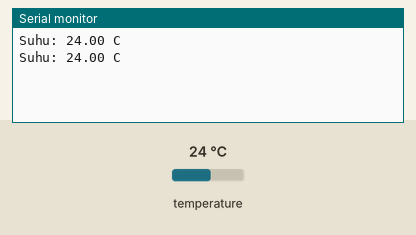
The sketch below on a simulated Arduino Uno, built with avr-gcc and run on an emulated ATmega328P. Parts: the last lines printed to the serial monitor. The inputs (shaded band) are chosen by the test bench; at power-on: temperature 24 °C.

Above: at 3.3 s.
3.4 s: temperature set to 12 °C
At 5.5 s:
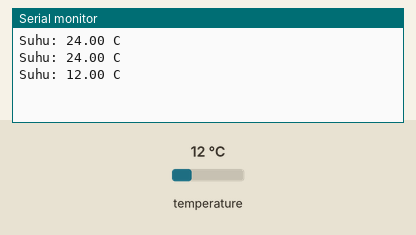
5.9 s: temperature set to 19 °C
At 6.7 s:
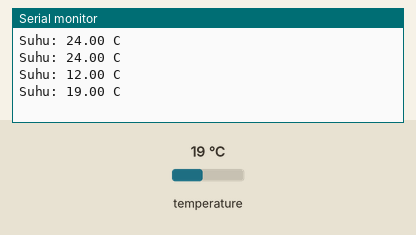
Timing chart, 0 to 8.9 s (numbered marks = the images above; inputs shaded):
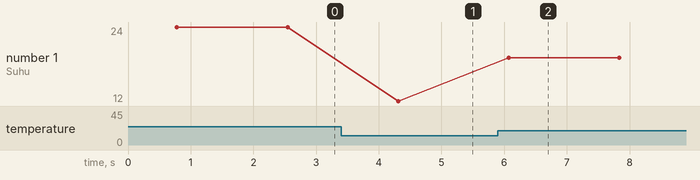

The sketch:

01_Baca_Suhu_Air.ino
```cpp
#include <OneWire.h>
#include <DallasTemperature.h>

const int ONE_WIRE_BUS = 2;
OneWire oneWire(ONE_WIRE_BUS);
DallasTemperature sensor(&oneWire);

void setup() {
  Serial.begin(9600);
  sensor.begin();
}

void loop() {
  sensor.requestTemperatures();
  float suhu = sensor.getTempCByIndex(0);
  Serial.print("Suhu: ");
  Serial.print(suhu);
  Serial.println(" C");
  delay(1000);
}
```

Measured:
- after the input at 3.4 s, the serial monitor: prints a new line after 0.91 s (image 1)
- after the input at 5.9 s, the serial monitor: prints a new line after 0.17 s (image 2)
- plotted number 1: 24 → 12 after the input at 3.4 s, 12 → 19 after the input at 5.9 s
